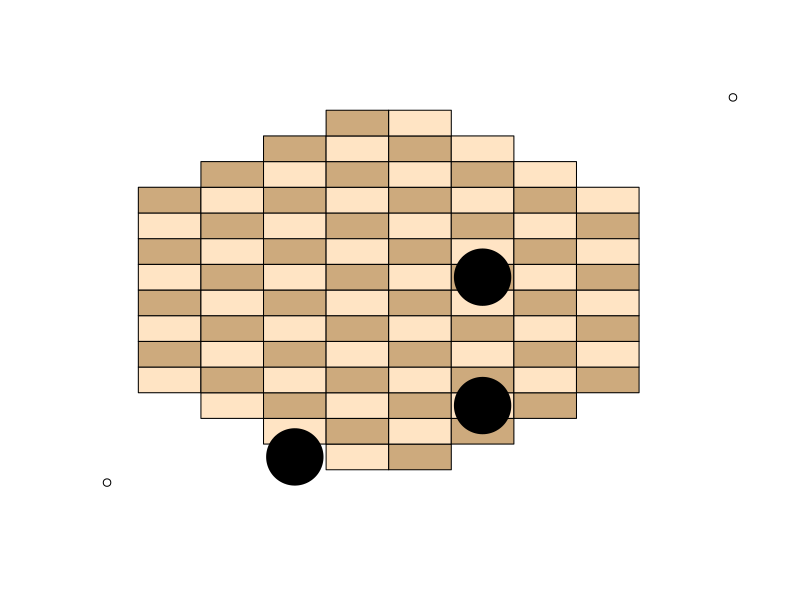

Here is the R script that generated this plot:
#!/usr/bin/Rscript
#
# draw_canvass.R
#
# Big Data Analytics Final Project
#  Visualization Part
#
# draw the Mini Camelot Game Canvass 
# from specified pieces information
#
# Example:
#  $ ./draw_canvass.R "323334354344X737482838485"
#
# Output:
#  A static PNG 'canvass-start.png' will be generated
#    to represent the initial state of the game canass
#  A dynamic GIF 'canvass-move.gif' will be generated
#    to represent the game moving process
#
# Robert WEN (robert.wen@nyu.edu)
# N12246277
#

# library to draw circles
library(plotrix)
# library to filter data frame
library(dplyr)

# echo OFF
options(echo=FALSE)

#
# check whether one (x,y) is in the list of cell locations
#
is_cell_in_list <- function(cell, cell_list) {

  off_x = cell[1]
  off_y = cell[2]

  cc <- filter(cell_list, x==off_x & y==off_y)
  ret <- (nrow(cc) > 0)

  return(ret)
}

#
# convert the hash mapkey to a list of cell locations
#
convert_hash_mapkey <- function(mapkey) {

  loc1 <- substr(mapkey, 1, 2)
  loc2 <- substr(mapkey, 3, 4)
  loc3 <- substr(mapkey, 5, 6)
  loc4 <- substr(mapkey, 7, 8)
  loc5 <- substr(mapkey, 9, 10)
  loc6 <- substr(mapkey, 11, 12)

  for (loc in c(loc1, loc2, loc3, loc4, loc5, loc6)) {
    off_x = strtoi(paste('0x', substr(loc, 1, 1), sep=''))
    off_y = strtoi(paste('0x', substr(loc, 2, 2), sep=''))

    loc_xy = c(off_x, off_y, 'north')

    if (exists("map_cell_list") == FALSE) {
      map_cell_list <- c(x=off_x, y=off_y, side='north')
    } else {
      map_cell_list <- rbind(map_cell_list, loc_xy)
    }
  }

  loc1 <- substr(mapkey, 14, 15)
  loc2 <- substr(mapkey, 16, 17)
  loc3 <- substr(mapkey, 18, 19)
  loc4 <- substr(mapkey, 20, 21)
  loc5 <- substr(mapkey, 22, 23)
  loc6 <- substr(mapkey, 24, 25)

  for (loc in c(loc1, loc2, loc3, loc4, loc5, loc6)) {
    off_x = strtoi(paste('0x', substr(loc, 1, 1), sep=''))
    off_y = strtoi(paste('0x', substr(loc, 2, 2), sep=''))

    loc_xy = c(off_x, off_y, 'south')
    map_cell_list <- rbind(map_cell_list, loc_xy)
  }

  map_cell_list <- data.frame(map_cell_list)
  return(map_cell_list)
}

draw_a_cell <- function(cell_info) {

  off_x = strtoi(cell_info[1,1])
  off_y = strtoi(cell_info[1,2])

  draw_off_x <- (40 + (off_y) * 40)
  draw_off_y <- (40 + (13-off_x) * 40)

  side = cell_info[1,3]
  if (side == "north") {
    color <- "white"
  } else {
    color <- "black"
  }

  draw.circle(draw_off_x, draw_off_y, 18, border=color, col=color)
}

# argument parsing and get cell list in data frame
args <- commandArgs(trailingOnly = TRUE)
mapkey <- args[1]

cell_map_list <- convert_hash_mapkey(mapkey)

# set target output file
png(paste("canvass",".png",sep=""), width=800, height=1200)

# draw the game canvass
plot(c(0,400), c(0,600), axes = F, xlab = NA, ylab = NA)

# disabled cells are here
disabled_cells <- rbind(c(x=0,y=0),              c( 0,1), c( 0,2), c( 0,5), c( 0,6), c( 0,7))
disabled_cells <- rbind(disabled_cells, c(1, 0), c( 1,1),                   c( 1,6), c( 1,7))
disabled_cells <- rbind(disabled_cells, c(2, 0),                                     c( 2,7))
disabled_cells <- rbind(disabled_cells, c(11,0),                                     c(11,7))
disabled_cells <- rbind(disabled_cells, c(12,0), c(12,1),                   c(12,6), c(12,7))
disabled_cells <- rbind(disabled_cells, c(13,0), c(13,1), c(13,2), c(13,5), c(13,6), c(13,7))
disabled_cells <- data.frame(disabled_cells)

# draw all cells
for (x in 0:13) {
    for (y in 0:7) {
        if (is_cell_in_list(c(x,y), disabled_cells) == FALSE) {
            if ((x %% 2 == 0 & y %% 2 == 1) | (x %% 2 == 1 & y %% 2 == 0)){
                color <- "bisque1"
                rect(20 + y * 40, 20 + x * 40, 60 + y * 40, 60 + x * 40, col=color)
            } else if ((x %% 2 == 0 & y %% 2 == 0) | (x %% 2 == 1 & y %% 2 == 1)){
                color <- "burlywood3"
                rect(20 + y * 40, 20 + x * 40, 60 + y * 40, 60 + x * 40, col=color)
            }
        }
    }
}

# draw white and black cells
nrows <- nrow(cell_map_list)
for (i in 1:nrows) {
  draw_a_cell(cell_map_list[i,])
}
